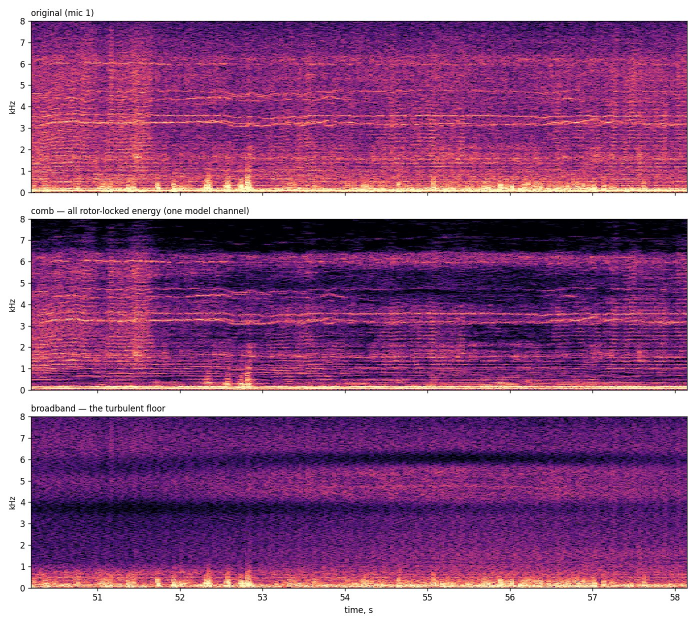
#> input picture writing/slides/2026-08-18_decomposition-for-amplitude-targets/assets/spec_dregon.jpg, 1392 x 1248 px (shown at 1/2 size)
$ python prepare.py
#> lines starting #> are read from the running program, lines starting #| are printed output that depends on the picture
#!/usr/bin/env python3
"""Generate figures/tables for the decomposition-for-amplitude-targets deck.

Copies the already-built v3e decomposition spectrogram panels from the
scratchpad recipe (assets_recordings_v3e.py output) and builds two small
matplotlib figures (the linewidth law, the Whittle cost-of-a-cell curve)
from numbers already verified in the source docs.
"""

import pathlib
import shutil

import matplotlib

matplotlib.use("Agg")
import matplotlib.pyplot as plt
import numpy as np
from PIL import Image

HERE = pathlib.Path(__file__).resolve().parent
ASSETS = HERE / "assets"
SCRATCH = pathlib.Path(
    "/tmp/claude-1000/-home-flyingleafe-Research-PhD-projects-harmonic-noise-suppression"
    "/5a88d51c-adfa-4ffa-951d-2f560860cb3c/scratchpad/split_demo3"
)

plt.rcParams.update(
    {
        "font.size": 13,
        "axes.spines.top": False,
        "axes.spines.right": False,
    }
)


def copy_spectrogram_panels():
    ASSETS.mkdir(exist_ok=True)
    mapping = {
        "spec_free-flight_nosource_room1.jpg": "spec_dregon.jpg",
        "spec_FLY124.jpg": "spec_fly124.jpg",
        "spec_FLY125.jpg": "spec_fly125.jpg",
        "spec_perrotor_free-flight_nosource_room1.jpg": "spec_dregon_perrotor.jpg",
    }
    for src, dst in mapping.items():
        srcp = SCRATCH / src
        if srcp.exists():
            shutil.copy(srcp, ASSETS / dst)
        else:
            print(f"MISSING source spectrogram: {srcp}")


def crop_dregon_original_panel():
    """Crop just the top ('original (mic 1)') panel out of spec_dregon.jpg.

    Used on the "requirement" slide, before the comb/broadband terms are
    introduced -- showing only the messy raw audio, not the finished split.
    """
    src = ASSETS / "spec_dregon.jpg"
    if not src.exists():
        print(f"MISSING {src}, cannot crop original panel")
        return
    im = Image.open(src)
#> im is the input picture: PIL image 1392x1248 RGB; mean R, G, B 146.7, 87.5, 136.6
    w, _h = im.size
#> w = 1392
    crop = im.crop((0, 0, w, 300))
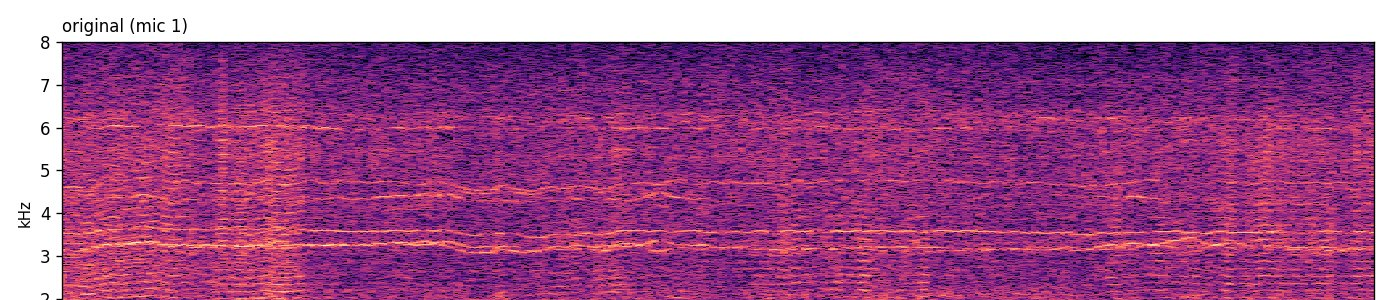
#> crop: PIL image 1392x300 RGB; mean R, G, B 159.6, 82.9, 141.1
    crop.save(ASSETS / "spec_dregon_original.jpg", quality=92)


def fig_linewidth_law():
    """Order-averaged tooth contrast by band vs the 0.6*k Hz linewidth law."""
    bands = ["k1-9", "k10-24", "k25-49", "k50-80"]
    contrast = [6.76, 1.36, 0.13, 0.01]
    k_mid = [5, 17, 37, 65]

    fig, (ax1, ax2) = plt.subplots(1, 2, figsize=(9.6, 4.0))

    ax1.bar(bands, contrast, color="#3b6fa0", width=0.6)
    ax1.set_ylabel("tooth contrast (dB)")
    ax1.set_title("Real tooth contrast drops with k")
    for i, v in enumerate(contrast):
        ax1.text(i, v + 0.15, f"{v:.2f}", ha="center", fontsize=11)
    ax1.axhline(0, color="black", lw=0.8)

    k = np.linspace(1, 80, 200)
    gamma = np.maximum(0.6 * k, 3.0)
    ax2.plot(k, gamma, color="#a03b3b", lw=2.5)
    ax2.scatter(k_mid, np.maximum(0.6 * np.array(k_mid), 3.0), color="#a03b3b", zorder=5)
    ax2.set_xlabel("harmonic order k")
    ax2.set_ylabel("Lorentzian half-width (Hz)")
    ax2.set_title(r"Linewidth law: $\gamma_k = \max(0.6k,\ \gamma_{\min})$")

    fig.tight_layout()
    fig.savefig(ASSETS / "linewidth_law.png", dpi=200, bbox_inches="tight")
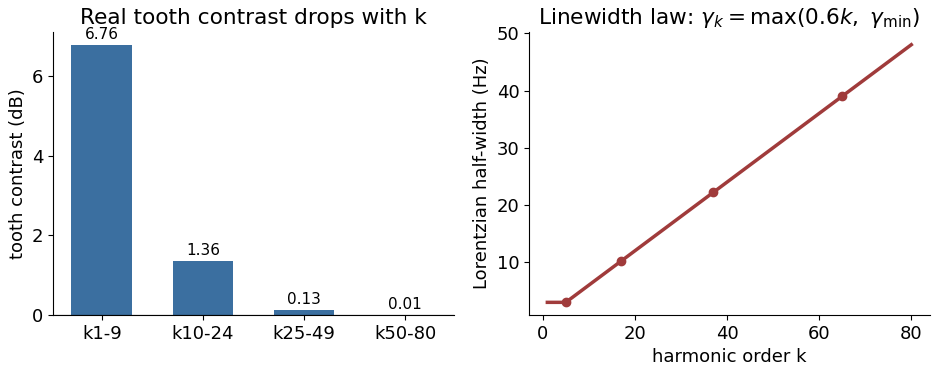
#> figure drawn by matplotlib, 2 panels; panel 1: tallest bar 6.76 high, from x = -0.3 to 0.3; panel 2: curve peaks at x = 80, y = 48
    plt.close(fig)


def fig_marginalization():
    """Marginalization result: floor + two Lorentzian lines summing to M(f)."""
    fig, ax = plt.subplots(figsize=(9.0, 4.4))
    f = np.linspace(0, 100, 1200)
    S = 1.4 + 0.004 * f  # smooth broadband floor
    lines = [(30.0, 6.0, 9.0), (62.0, 12.0, 5.5)]  # center, gamma, H
    H_L = np.zeros_like(f)
    for f0, gamma, H in lines:
        H_L += H / (1.0 + ((f - f0) / gamma) ** 2)
    M = S + H_L

    ax.plot(f, S, color="#4f9d5a", lw=2.2, ls="--", label="floor S(f)")
    ax.plot(f, M, color="#3b6fa0", lw=2.6, label="M(f) = S + sum H . L")
    ax.fill_between(f, S, M, color="#3b6fa0", alpha=0.12)
    for f0, _gamma, H in lines:
        ax.annotate(
            f"H = {H:.1f}",
            xy=(f0, S[np.argmin(np.abs(f - f0))] + H),
            xytext=(f0 + 8, S[np.argmin(np.abs(f - f0))] + H - 2.0),
            fontsize=10,
            arrowprops=dict(arrowstyle="->", color="#333333"),
        )
    ax.set_xlabel("frequency (Hz)")
    ax.set_ylabel("power")
    ax.set_ylim(0, max(M) * 1.28)
    ax.set_title("Marginal PSD: floor plus lines sum to M, one number per cell")
    ax.legend(frameon=False, fontsize=10, loc="upper left")
    fig.tight_layout()
    fig.savefig(ASSETS / "marginalization.png", dpi=200, bbox_inches="tight")
    plt.close(fig)


def fig_tooth_def():
    """Tiny sketch defining 'tooth' = peak-minus-local-floor, in dB."""
    fig, ax = plt.subplots(figsize=(5.2, 3.0))
    f = np.linspace(-20, 20, 400)
    floor_db = -18.0
    peak_db = -8.0
    gamma = 3.0
    y = floor_db + (peak_db - floor_db) / (1.0 + (f / gamma) ** 2)
    ax.plot(f, y, color="#3b6fa0", lw=2.4)
    ax.axhline(floor_db, color="#4f9d5a", lw=1.6, ls="--")
    ax.annotate(
        "",
        xy=(0, peak_db),
        xytext=(0, floor_db),
        arrowprops=dict(arrowstyle="<->", color="#a03b3b", lw=1.6),
    )
    ax.text(1.0, (peak_db + floor_db) / 2, "tooth (dB)", color="#a03b3b", fontsize=11)
    ax.text(-19, floor_db + 0.6, "local floor", color="#4f9d5a", fontsize=10)
    ax.set_xlabel("frequency offset (Hz)")
    ax.set_ylabel("power (dB)")
    ax.set_xticks([])
    fig.tight_layout()
    fig.savefig(ASSETS / "tooth_def.png", dpi=200, bbox_inches="tight")
    plt.close(fig)


def fig_whittle_cost():
    """The Whittle cost of one cell: U-curve + the two-bar line-cell example."""
    fig, (ax1, ax2) = plt.subplots(1, 2, figsize=(9.6, 4.0))

    P = 10.0  # observed power in the cell
    S = np.linspace(1.0, 30.0, 300)
    cost = P / S + np.log(S)
    ax1.plot(S, cost, color="#3b6fa0", lw=2.5)
    ax1.axvline(P, color="#a03b3b", ls="--", lw=1.5)
    ax1.scatter([P], [P / P + np.log(P)], color="#a03b3b", zorder=5)
    ax1.annotate(
        "minimum at\nclaimed power = observed power",
        xy=(P, P / P + np.log(P)),
        xytext=(14, 6.5),
        fontsize=10,
        arrowprops=dict(arrowstyle="->", color="#a03b3b"),
    )
    ax1.set_xlabel("claimed power S (a cell's model)")
    ax1.set_ylabel("cost = P/S + log S")
    ax1.set_title("The cost of one cell")

    S0 = 1.0
    cost_floor = P / S0 + np.log(S0)
    S_line = P * 0.98
    cost_line = P / S_line + np.log(S_line)
    labels = ["priced as floor\n(S = S0)", "priced as line\n(S = P)"]
    vals = [cost_floor, cost_line]
    bars = ax2.bar(labels, vals, color=["#a03b3b", "#3b6fa0"], width=0.55)
    for b, v in zip(bars, vals):
        ax2.text(b.get_x() + b.get_width() / 2, v + 0.15, f"{v:.1f}", ha="center", fontsize=12)
    ax2.set_ylabel("cost of the cell")
    ax2.set_title("One loud cell: floor vs. line pricing")

    fig.tight_layout()
    fig.savefig(ASSETS / "whittle_cost.png", dpi=200)
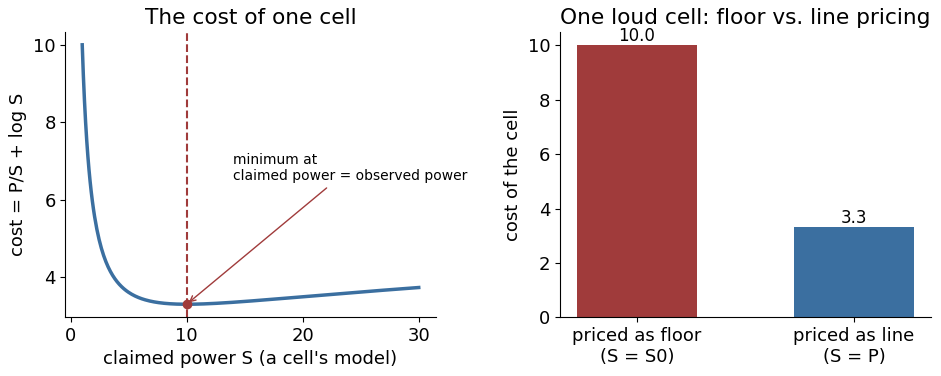
#> figure drawn by matplotlib, 2 panels; panel 1: curve peaks at x = 1, y = 10
    plt.close(fig)


def fig_lorentzian_bumps():
    """Three-bump figure: Lorentzian half-width at k=5, 20, 40."""
    fig, ax = plt.subplots(figsize=(9.0, 3.6))
    f = np.linspace(-40, 40, 800)
    for k, color in zip([5, 20, 40], ["#3b6fa0", "#4f9d5a", "#a03b3b"]):
        gamma = max(0.6 * k, 3.0)
        y = 1.0 / (1.0 + (f / gamma) ** 2)
        ax.plot(f, y, color=color, lw=2.2, label=f"k={k}  (gamma={gamma:.0f} Hz)")
        ax.axvspan(-gamma, gamma, color=color, alpha=0.06)
    ax.set_xlabel("frequency offset from k*r(t) (Hz)")
    ax.set_ylabel("normalized line power")
    ax.set_title("Lorentzian line shape widens with harmonic order")
    ax.legend(frameon=False, fontsize=10)
    fig.tight_layout()
    fig.savefig(ASSETS / "lorentzian_bumps.png", dpi=200)
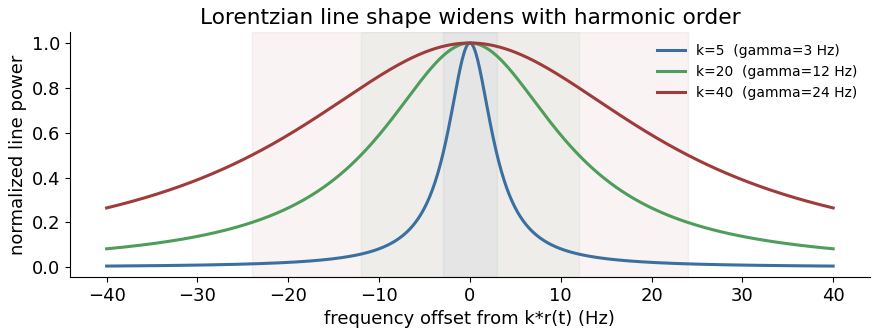
#> figure drawn by matplotlib, 1 panel; curve peaks at x = -0.0501, y = 1; curve peaks at x = -0.0501, y = 1; curve peaks at x = -0.0501, y = 1
    plt.close(fig)


def fig_trajectory_margins():
    """Per-window J_v4/cell margins: refined vs. telemetry, and refined vs. the
    adversarial (multistart) fan, from the v4 rescore campaign.

    Source: results/joint_rescore_v4/summary.json (key total_v4_per_cell,
    lower = better fit). Margin = other_arm - refined, so positive means
    refined wins. Two panels because the fan margins span two orders of
    magnitude (0.004 to 1.3) while the telemetry margins are all small.
    """
    import json

    summary_path = pathlib.Path(
        "/home/flyingleafe/Research/PhD/projects/harmonic-noise-suppression"
        "/results/joint_rescore_v4/summary.json"
    )
    data = json.loads(summary_path.read_text())["table"]

    labels = {
        "FLY124__w04": "FLY124 w04",
        "FLY124__w05": "FLY124 w05",
        "free-flight_nosource_room1__w01": "DREGON w01",
        "free-flight_speech-low_room1__w01": "DREGON speech w01",
        "free-flight_whitenoise-low_room1__w01": "DREGON noise w01",
    }
    key = "total_v4_per_cell"
    names, tel_margins, fan_margins = [], [], []
    for win, label in labels.items():
        arms = data[win]
        rf = arms["refined"][key]
        names.append(label)
        tel_margins.append(arms["telemetry"][key] - rf)
        fan_margins.append(arms["multistart"][key] - rf)

    y = np.arange(len(names))
    fig, (ax1, ax2) = plt.subplots(1, 2, figsize=(10.6, 4.6), sharey=True)

    colors1 = ["#3b6fa0" if m >= 0 else "#a03b3b" for m in tel_margins]
    ax1.barh(y, tel_margins, color=colors1, height=0.5)
    ax1.axvline(0, color="black", lw=0.8)
    ax1.set_yticks(y, names, fontsize=12.5)
    ax1.invert_yaxis()
    span1 = max(tel_margins) - min(tel_margins)
    pad1 = span1 * 0.35
    ax1.set_xlim(min(tel_margins) - pad1, max(tel_margins) + pad1)
    for yi, m in zip(y, tel_margins):
        off = span1 * 0.05
        ax1.text(
            m + (off if m >= 0 else -off),
            yi,
            f"{m:+.3f}",
            va="center",
            ha="left" if m >= 0 else "right",
            fontsize=11,
        )
    ax1.set_xlabel("refined vs. telemetry\n(J_v4/cell, + = refined wins)", fontsize=11.5)
    ax1.tick_params(axis="x", labelsize=9.5)
    ax1.set_xticks([-0.015, -0.005, 0.005, 0.015])

    ax2.barh(y, fan_margins, color="#a03b3b", height=0.5)
    ax2.set_xscale("log")
    ax2.axvline(0.004, color="#555555", lw=0.8, ls=":")
    for yi, m in zip(y, fan_margins):
        ax2.text(m * 1.15, yi, f"{m:.3f}", va="center", ha="left", fontsize=11)
    ax2.set_xlabel(
        "refined vs. fan (multistart)\n(J_v4/cell, always > 0 = refined wins)", fontsize=11.5
    )
    ax2.set_xlim(0.002, 3.0)
    ax2.tick_params(axis="x", labelsize=10)

    fig.suptitle(
        "Refined labels vs. telemetry and the adversarial fan, by window", fontsize=13.5, y=1.0
    )
    fig.tight_layout()
    fig.savefig(ASSETS / "trajectory_margins.png", dpi=200, bbox_inches="tight")
    plt.close(fig)


# [60 lines left out: functions fig_generator_ab, fig_pipeline, not called in this run]


def main():
    ASSETS.mkdir(exist_ok=True)
    copy_spectrogram_panels()
    crop_dregon_original_panel()
    fig_linewidth_law()
    fig_whittle_cost()
    fig_lorentzian_bumps()
    fig_marginalization()
#> in fig_marginalization, `fig.savefig(ASSETS / "marginalization.png", dpi=200, bbox_inches="tigh..`:
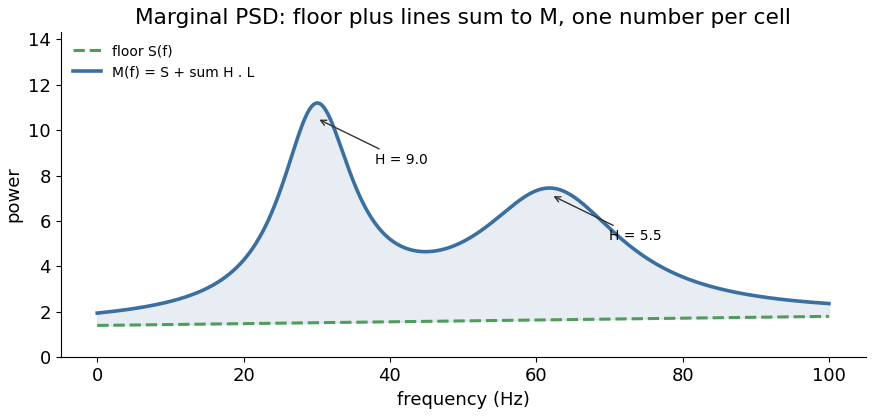
#> figure drawn by matplotlib, 1 panel; curve peaks at x = 100, y = 1.8; curve peaks at x = 30.11, y = 11.2
    fig_tooth_def()
#> in fig_tooth_def, `fig.savefig(ASSETS / "tooth_def.png", dpi=200, bbox_inches="tight")`:
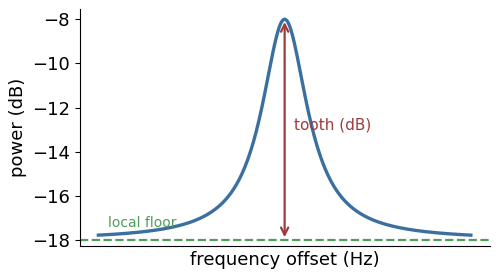
#> figure drawn by matplotlib, 1 panel
    fig_trajectory_margins()
    fig_generator_ab()
    fig_pipeline()


if __name__ == "__main__":
#> (the run stopped early here; a loop or call above may not have finished)

$ run again, with slides/2026-01-27/dist/audio/sample_00033_comparison.png saved as writing/slides/2026-08-18_decomposition-for-amplitude-targets/assets/spec_dregon.jpg
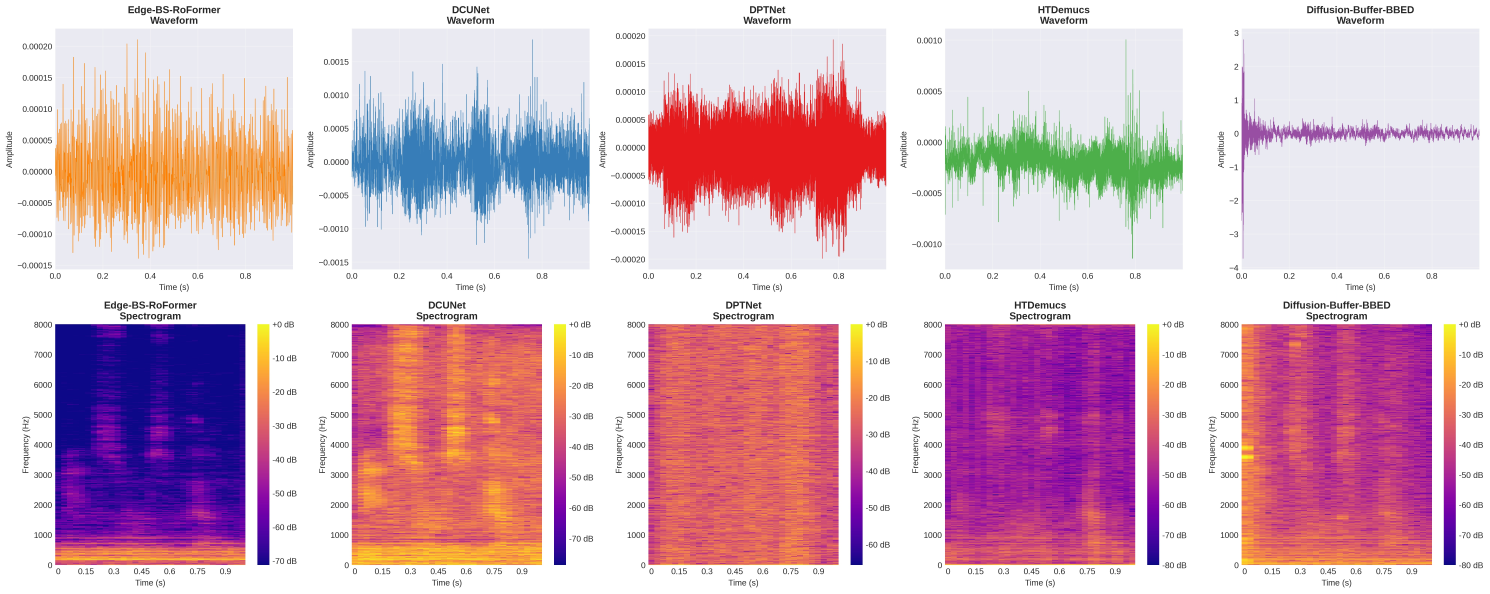
#> input picture slides/2026-01-27/dist/audio/sample_00033_comparison.png, 7446 x 2966 px (shown at 1/5 size)
#> in crop_dregon_original_panel, im is the input picture: PIL image 7446x2966 RGB; mean R, G, B 218.5, 183.5, 198
#> in crop_dregon_original_panel, `crop = im.crop((0, 0, w, 300))`:
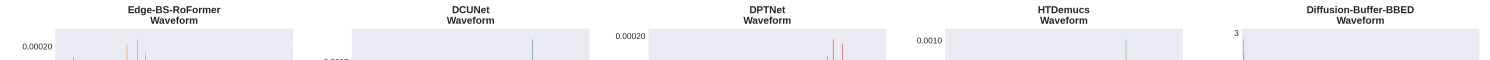
#> crop: PIL image 7446x300 RGB (shown at 1/5 size); mean R, G, B 241.7, 241.6, 244.9
